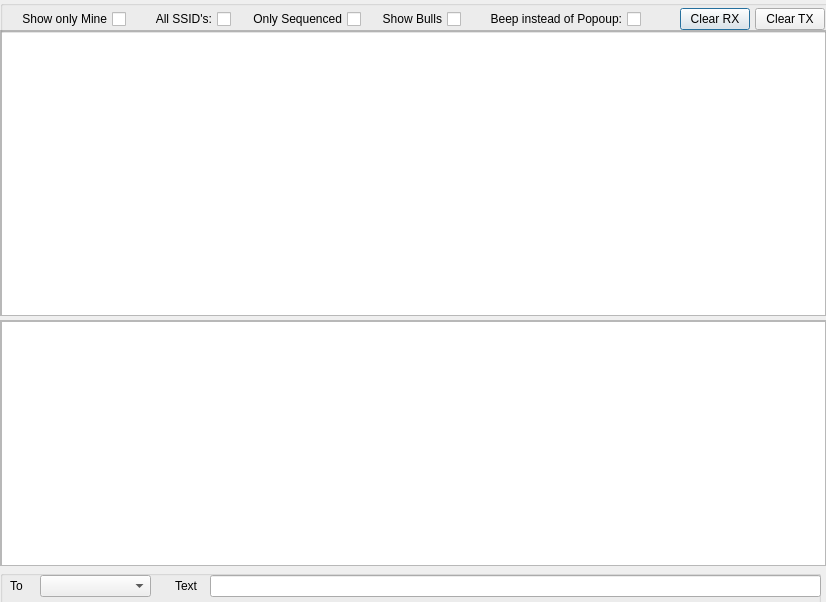
<?xml version="1.0" encoding="UTF-8"?>
<ui version="4.0">
 <class>Dialog</class>
 <widget class="QDialog" name="Dialog">
  <property name="geometry">
   <rect>
    <x>0</x>
    <y>0</y>
    <width>826</width>
    <height>602</height>
   </rect>
  </property>
  <property name="windowTitle">
   <string>Dialog</string>
  </property>
  <widget class="QScrollArea" name="rxscrollArea">
   <property name="geometry">
    <rect>
     <x>0</x>
     <y>30</y>
     <width>826</width>
     <height>286</height>
    </rect>
   </property>
   <property name="widgetResizable">
    <bool>true</bool>
   </property>
   <widget class="QWidget" name="rxContents">
    <property name="geometry">
     <rect>
      <x>0</x>
      <y>0</y>
      <width>824</width>
      <height>284</height>
     </rect>
    </property>
    <widget class="QTableWidget" name="rxTable">
     <property name="geometry">
      <rect>
       <x>0</x>
       <y>0</y>
       <width>831</width>
       <height>286</height>
      </rect>
     </property>
    </widget>
   </widget>
  </widget>
  <widget class="QScrollArea" name="txscrollArea">
   <property name="geometry">
    <rect>
     <x>0</x>
     <y>320</y>
     <width>826</width>
     <height>246</height>
    </rect>
   </property>
   <property name="widgetResizable">
    <bool>true</bool>
   </property>
   <widget class="QWidget" name="txContents">
    <property name="geometry">
     <rect>
      <x>0</x>
      <y>0</y>
      <width>824</width>
      <height>244</height>
     </rect>
    </property>
    <widget class="QTableWidget" name="tableWidget">
     <property name="geometry">
      <rect>
       <x>0</x>
       <y>0</y>
       <width>831</width>
       <height>246</height>
      </rect>
     </property>
    </widget>
   </widget>
  </widget>
  <widget class="QGroupBox" name="groupBox">
   <property name="geometry">
    <rect>
     <x>0</x>
     <y>570</y>
     <width>821</width>
     <height>36</height>
    </rect>
   </property>
   <property name="title">
    <string/>
   </property>
   <widget class="QLineEdit" name="inputMessage">
    <property name="geometry">
     <rect>
      <x>210</x>
      <y>5</y>
      <width>611</width>
      <height>22</height>
     </rect>
    </property>
   </widget>
   <widget class="QComboBox" name="To">
    <property name="geometry">
     <rect>
      <x>40</x>
      <y>5</y>
      <width>111</width>
      <height>22</height>
     </rect>
    </property>
   </widget>
   <widget class="QLabel" name="label_2">
    <property name="geometry">
     <rect>
      <x>175</x>
      <y>5</y>
      <width>36</width>
      <height>22</height>
     </rect>
    </property>
    <property name="text">
     <string>Text</string>
    </property>
   </widget>
   <widget class="QLabel" name="label">
    <property name="geometry">
     <rect>
      <x>10</x>
      <y>5</y>
      <width>31</width>
      <height>22</height>
     </rect>
    </property>
    <property name="text">
     <string>To</string>
    </property>
   </widget>
  </widget>
  <widget class="QGroupBox" name="groupBox_2">
   <property name="geometry">
    <rect>
     <x>0</x>
     <y>0</y>
     <width>831</width>
     <height>33</height>
    </rect>
   </property>
   <property name="layoutDirection">
    <enum>Qt::RightToLeft</enum>
   </property>
   <property name="title">
    <string/>
   </property>
   <widget class="QCheckBox" name="checkBox">
    <property name="geometry">
     <rect>
      <x>5</x>
      <y>8</y>
      <width>121</width>
      <height>22</height>
     </rect>
    </property>
    <property name="layoutDirection">
     <enum>Qt::RightToLeft</enum>
    </property>
    <property name="text">
     <string>Show only Mine</string>
    </property>
   </widget>
   <widget class="QCheckBox" name="checkBox_2">
    <property name="geometry">
     <rect>
      <x>140</x>
      <y>8</y>
      <width>91</width>
      <height>22</height>
     </rect>
    </property>
    <property name="layoutDirection">
     <enum>Qt::RightToLeft</enum>
    </property>
    <property name="text">
     <string>All SSID's:</string>
    </property>
   </widget>
   <widget class="QCheckBox" name="checkBox_3">
    <property name="geometry">
     <rect>
      <x>245</x>
      <y>8</y>
      <width>116</width>
      <height>22</height>
     </rect>
    </property>
    <property name="layoutDirection">
     <enum>Qt::RightToLeft</enum>
    </property>
    <property name="text">
     <string>Only Sequenced</string>
    </property>
   </widget>
   <widget class="QCheckBox" name="checkBox_4">
    <property name="geometry">
     <rect>
      <x>370</x>
      <y>8</y>
      <width>91</width>
      <height>22</height>
     </rect>
    </property>
    <property name="layoutDirection">
     <enum>Qt::RightToLeft</enum>
    </property>
    <property name="text">
     <string>Show Bulls</string>
    </property>
   </widget>
   <widget class="QCheckBox" name="checkBox_5">
    <property name="geometry">
     <rect>
      <x>470</x>
      <y>8</y>
      <width>171</width>
      <height>22</height>
     </rect>
    </property>
    <property name="layoutDirection">
     <enum>Qt::RightToLeft</enum>
    </property>
    <property name="text">
     <string>Beep instead of Popoup:</string>
    </property>
   </widget>
   <widget class="QPushButton" name="clearRXButton">
    <property name="geometry">
     <rect>
      <x>680</x>
      <y>8</y>
      <width>70</width>
      <height>22</height>
     </rect>
    </property>
    <property name="text">
     <string>Clear RX</string>
    </property>
   </widget>
   <widget class="QPushButton" name="clearTXButton">
    <property name="geometry">
     <rect>
      <x>755</x>
      <y>8</y>
      <width>70</width>
      <height>22</height>
     </rect>
    </property>
    <property name="text">
     <string>Clear TX</string>
    </property>
   </widget>
  </widget>
 </widget>
 <resources/>
 <connections/>
</ui>
